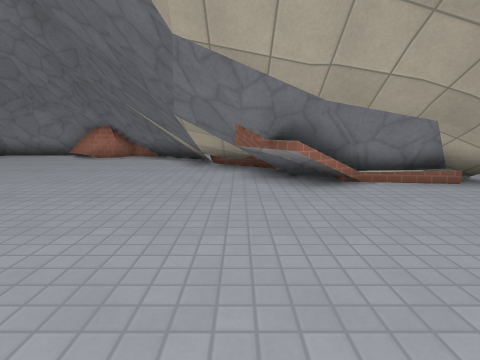
view 1 (above)

16 first-person views from a walk through a 3-D level made in the Godot game engine. The camera is 1.2 m above the floor, tilts 10° down and sees 80° across. The floor is counted in squares, 1 m on a side. Each view is taken from the middle of a square. On the plan, view 1 faces up. The plan holds only what a view shows up to about 13 squares ahead; the rest is blank. The place goes on beyond the plan. Surface patterns are stand-ins for the level's own textures.

view 2
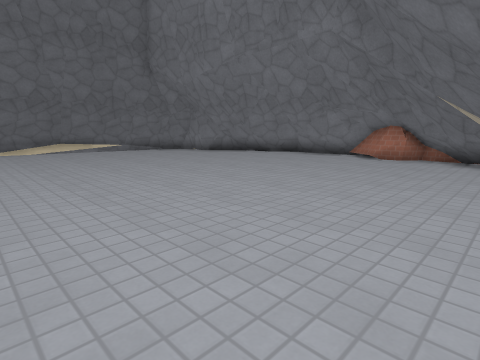

view 3
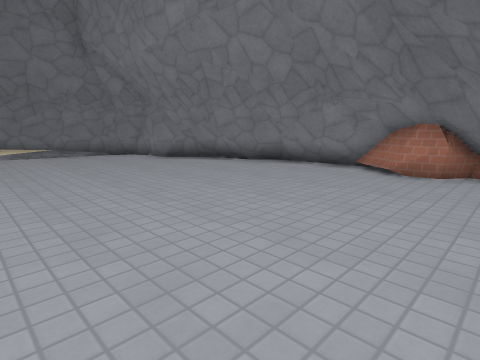

view 4
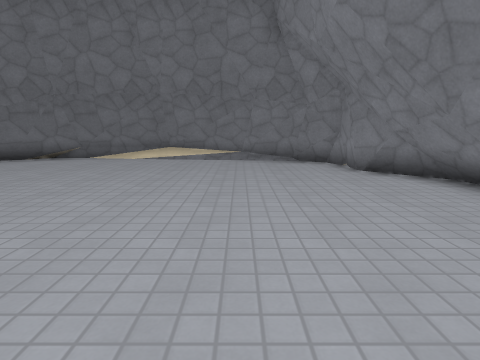

view 5
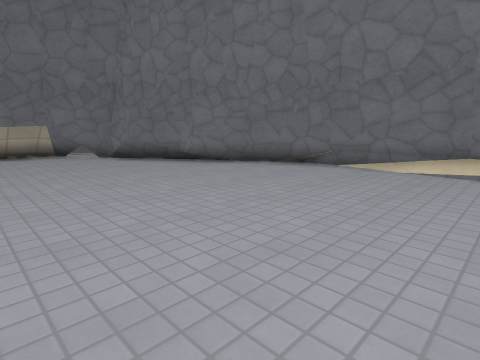

view 6
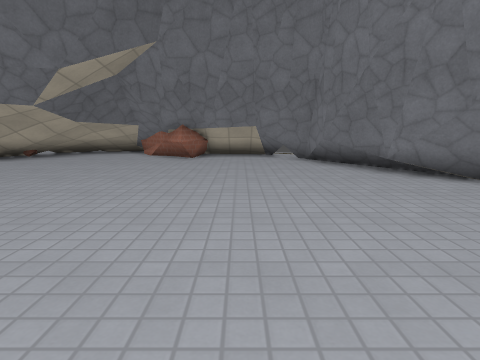

view 7
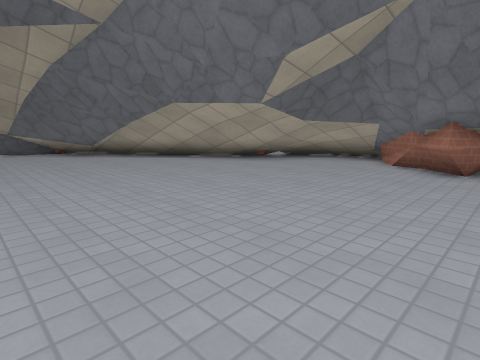

view 8
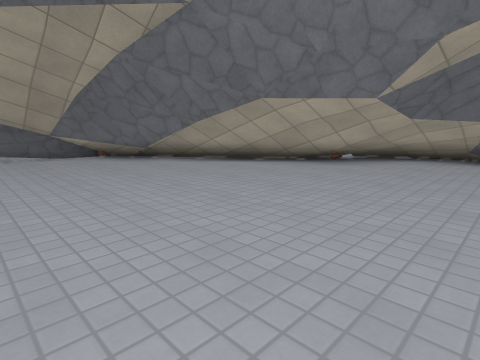

view 9
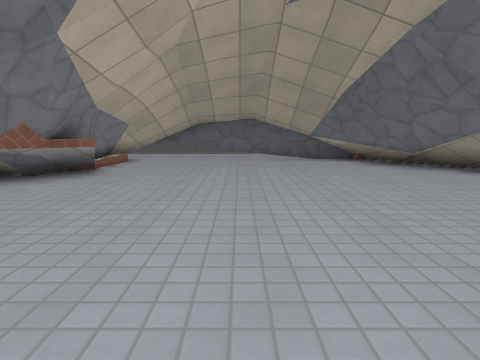

view 10
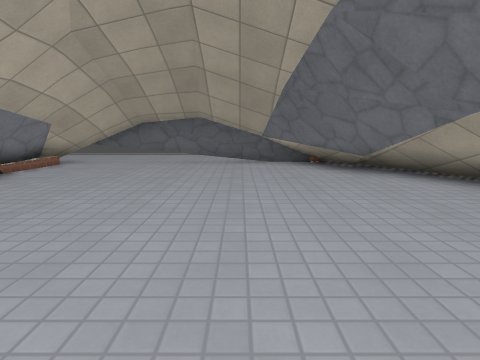

view 11
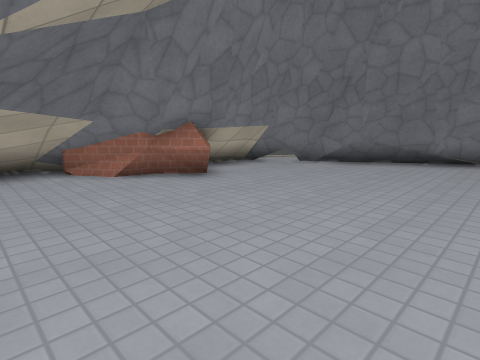

view 12
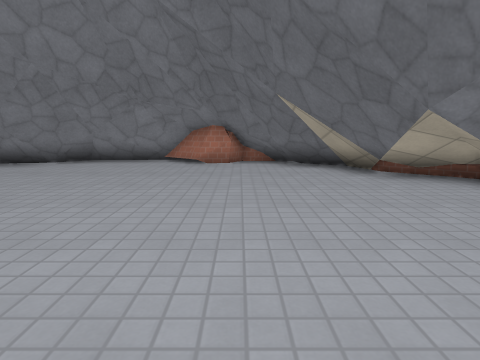

view 13
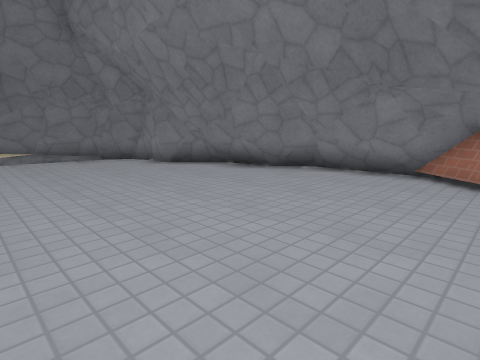

view 14
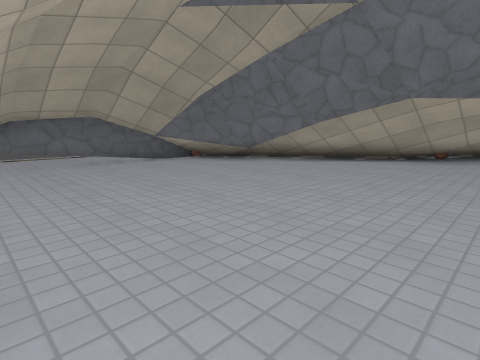

view 15
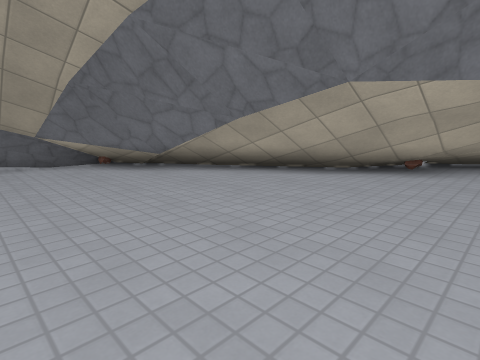

view 16
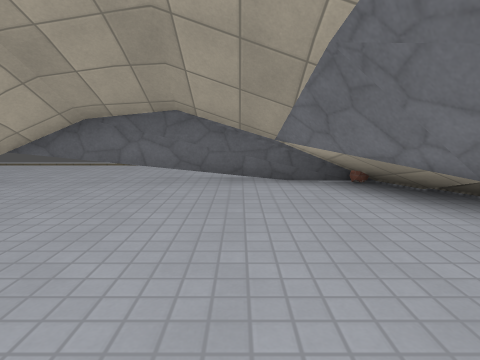

### Floor plan
Key: @ floor where view 1 was taken; # wall or solid block; . floor; = window, fence, low wall or low ledge; ^ raised ledge.
Columns run from 19 left of view 1 to 8 right of it. Each row starts with its distance up from view 1.
 13         ####^#^^
 12       ####...##^^^
 11   ######.......^ ^^
 10  ##.............^^^#
  9  #............... ^^#
  8  #...............^  ^^     ^
  7 ##................^^^^^^^^^^
  6 #..................#####^^^^
  5 #......................^^^^^
  4 #........................^^^
  3 #........................^^^
  2 #........................^^^
  1 #........................^^^
  0 #..................@.... ^^^
 -1 ##.....................##^
 -2  ##...................##^^
 -3  ##..................^^^^^
 -4   ##...............^^^^^^
 -5    #.............^  ^^^
 -6    =#..........^  ^^^^
 -7     #.........^  ^^^
 -8     #######..^  ^^^
 -9          ###^  ^^^
-10            #^ ^^^^
-11             ^^^^^

Where each view was taken, in squares from view 1:
view 1: 0 up, 0 right, facing up
view 2: 0 up, 2 left, facing up-left
view 3: 4 up, 4 left, facing up-left
view 4: 7 up, 7 left, facing left
view 5: 5 up, 10 left, facing down-left
view 6: 4 up, 12 left, facing down
view 7: 1 up, 11 left, facing down-right
view 8: 2 up, 8 left, facing down-right
view 9: 2 up, 6 left, facing right
view 10: 0 up, 5 left, facing right
view 11: 2 down, 5 left, facing down-left
view 12: 2 up, 5 left, facing up
view 13: 5 up, 6 left, facing up-left
view 14: 5 up, 5 left, facing down-right
view 15: 1 up, 5 left, facing down-right
view 16: 0 up, 1 left, facing right
